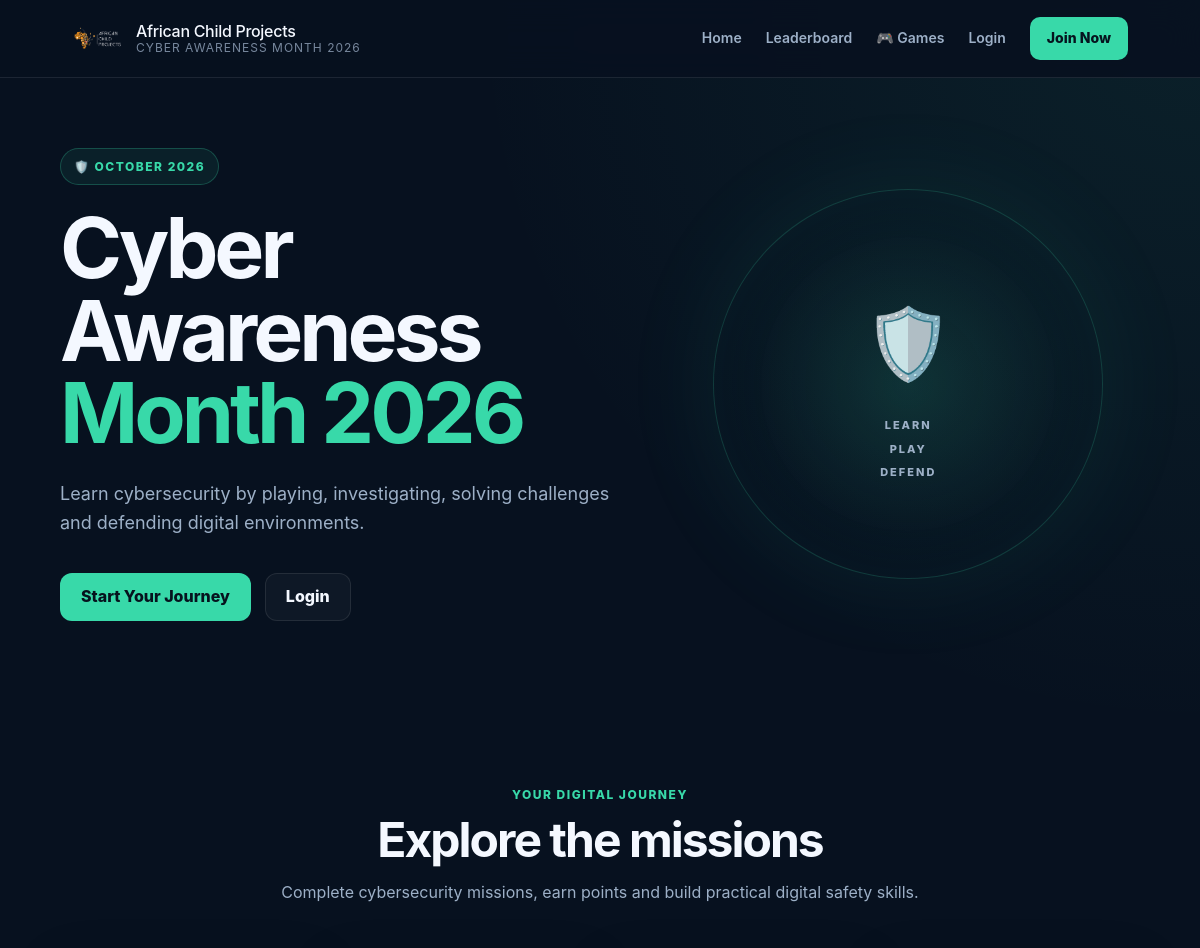
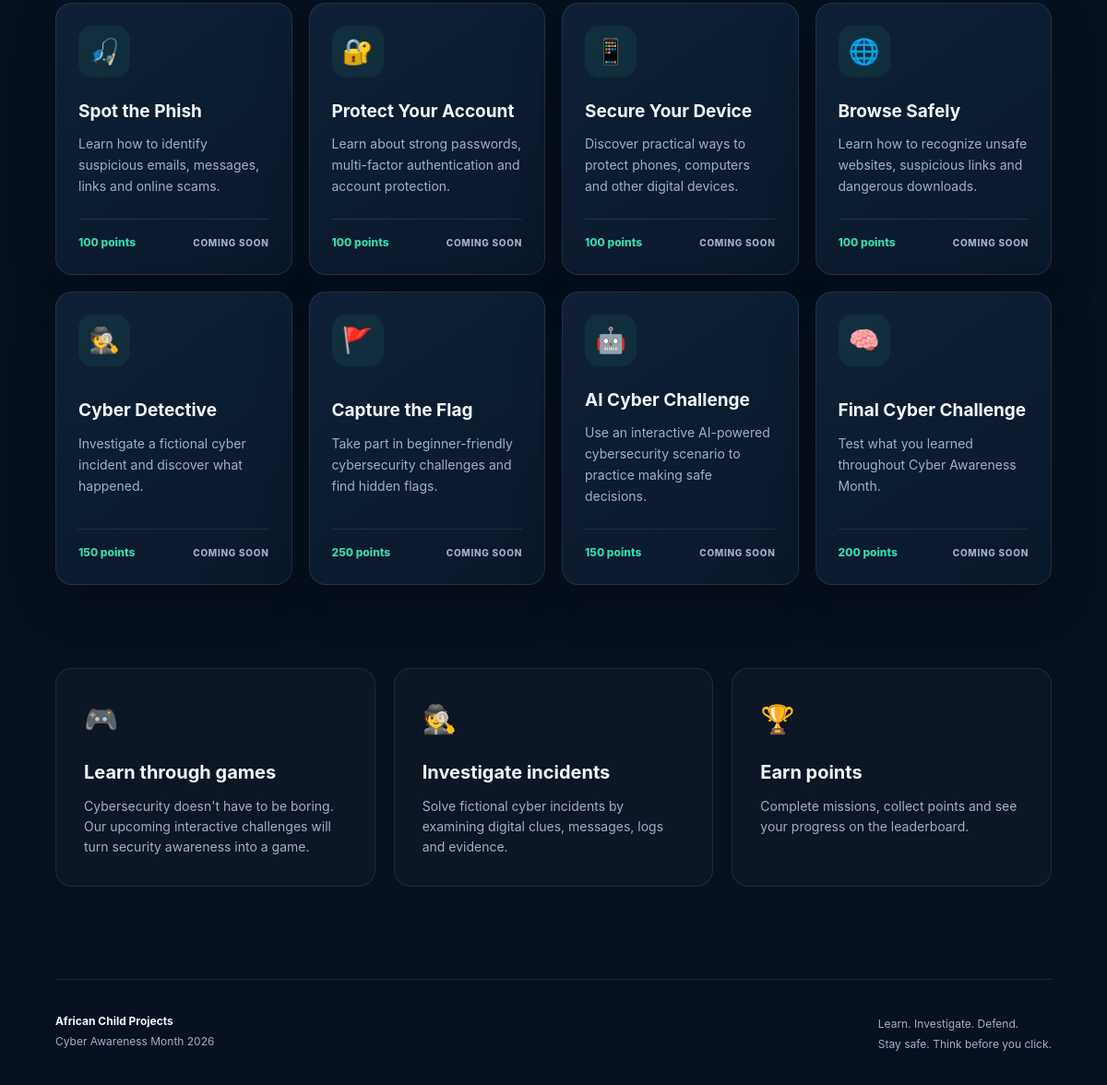
The page / on the database its author committed (2 pictures, top to bottom).
### app.py (models this page shows)
class Mission(db.Model):
    __tablename__ = "missions"
    id = db.Column(db.Integer, primary_key=True)
    name = db.Column(db.String(150), nullable=False)
    slug = db.Column(db.String(150), unique=True, nullable=False)
    description = db.Column(db.Text, nullable=False)
    icon = db.Column(db.String(20), nullable=False, default="🛡️")
    points = db.Column(db.Integer, nullable=False, default=100)
    active = db.Column(db.Boolean, nullable=False, default=True)
    created_at = db.Column(
        db.DateTime,
        nullable=False,
        default=datetime.utcnow
    )
    attempts = db.relationship(
        "MissionAttempt",
        backref="mission",
        lazy=True,
        cascade="all, delete-orphan"
    )

### app.py (the view)
@app.route("/")
def index():
    missions = Mission.query.filter_by(active=True).all()
    return render_template(
        "index.html",
        missions=missions
    )

### templates/index.html (shortened to what this page needs)
{% extends "base.html" %}
{% block content %}
<section class="hero">
    <div class="hero-content">
        <div class="hero-badge">
            🛡️ OCTOBER 2026
        </div>
        <h1>
            Cyber Awareness
            <span>Month 2026</span>
        </h1>
        <p class="hero-subtitle">
            Learn cybersecurity by playing, investigating,
            solving challenges and defending digital environments.
        </p>
        <div class="hero-actions">
            {% if current_user.is_authenticated %}
                <a
                    href="{{ url_for('dashboard') }}"
                    class="button primary"
                >
                    Open My Dashboard
                </a>
            {% else %}
                <a
                    href="{{ url_for('register') }}"
                    class="button primary"
                >
                    Start Your Journey
                </a>
                <a
                    href="{{ url_for('login') }}"
                    class="button secondary"
                >
                    Login
                </a>
            {% endif %}
        </div>
    </div>
    <div class="hero-visual">
        <div class="cyber-orb">
            <div class="orb-icon">
                🛡️
            </div>
            <span class="orb-label">
                LEARN
            </span>
            <span class="orb-label">
                PLAY
            </span>
            <span class="orb-label">
                DEFEND
            </span>
        </div>
    </div>
</section>
<section class="section">
    <div class="section-heading">
        <span class="eyebrow">
            YOUR DIGITAL JOURNEY
        </span>
        <h2>
            Explore the missions
        </h2>
        <p>
            Complete cybersecurity missions, earn points
            and build practical digital safety skills.
        </p>
    </div>
    <div class="mission-grid">
        {% for mission in missions %}
            <article class="mission-card">
                <div class="mission-icon">
                    {{ mission.icon }}
                </div>
                <div>
                    <h3>
                        {{ mission.name }}
                    </h3>
                    <p>
                        {{ mission.description }}
                    </p>
                </div>
                <div class="mission-footer">
                    <span>
                        {{ mission.points }} points
                    </span>
                    <span class="locked-label">
                        Coming soon
                    </span>
                </div>
            </article>
        {% endfor %}
    </div>
</section>
<section class="feature-section">
    <div class="feature-card">
        <span class="feature-icon">
            🎮
        </span>
        <h3>
            Learn through games
        </h3>
        <p>
            Cybersecurity doesn't have to be boring.
            Our upcoming interactive challenges will
            turn security awareness into a game.
        </p>
    </div>
    <div class="feature-card">
        <span class="feature-icon">
            🕵️
        </span>
        <h3>
            Investigate incidents
        </h3>
        <p>
            Solve fictional cyber incidents by examining
            digital clues, messages, logs and evidence.
        </p>
    </div>
    <div class="feature-card">
        <span class="feature-icon">
            🏆
        </span>
        <h3>
            Earn points
        </h3>
        <p>
            Complete missions, collect points and
            see your progress on the leaderboard.
        </p>
    </div>
</section>
{% endblock %}

### templates/base.html (shortened to what this page needs)
<!DOCTYPE html>
<html lang="en">
<head>
<link
    rel="stylesheet"
    href="{{ url_for('static', filename='css/style.css') }}"
>
</head>
<body>
<nav class="navbar">
    <a href="{{ url_for('index') }}" class="brand">
        <img
            src="{{ url_for('static', filename='images/acp-logo.png') }}"
            alt="African Child Projects Logo"
            class="acp-logo"
        >
        <span class="brand-text">
            <strong>African Child Projects</strong>
            <small>Cyber Awareness Month 2026</small>
        </span>
    </a>
    <div class="nav-links">
        <a href="{{ url_for('index') }}">
            Home
        </a>
        <a href="{{ url_for('leaderboard') }}">
            Leaderboard
        </a>
        <a href="{{ url_for('games.games_home') }}">
            🎮 Games
        </a>
        {% if current_user.is_authenticated %}
            <a href="{{ url_for('dashboard') }}">
                Dashboard
            </a>
            <a href="{{ url_for('logout') }}" class="nav-button">
                Logout
            </a>
        {% else %}
            <a href="{{ url_for('login') }}">
                Login
            </a>
            <a href="{{ url_for('register') }}" class="nav-button">
                Join Now
            </a>
        {% endif %}
    </div>
</nav>
<main>
    {% block content %}
    {% endblock %}
</main>
<footer class="footer">
    <div>
        <strong>African Child Projects</strong>
        <p>
            Cyber Awareness Month 2026
        </p>
    </div>
    <div>
        <p>
            Learn. Investigate. Defend.
        </p>
        <p>
            Stay safe. Think before you click.
        </p>
    </div>
</footer>
</body>
</html>

### rows shown on the page
Mission: icon "🎣", name "Spot the Phish", description "Learn how to identify suspicious emails, messages, links and online scams.", points "100"
Mission: icon "🔐", name "Protect Your Account", description "Learn about strong passwords, multi-factor authentication and account protection.", points "100"
Mission: icon "📱", name "Secure Your Device", description "Discover practical ways to protect phones, computers and other digital devices.", points "100"
Mission: icon "🌐", name "Browse Safely", description "Learn how to recognize unsafe websites, suspicious links and dangerous downloads.", points "100"
Mission: icon "🕵️", name "Cyber Detective", description "Investigate a fictional cyber incident and discover what happened.", points "150"
Mission: icon "🚩", name "Capture the Flag", description "Take part in beginner-friendly cybersecurity challenges and find hidden flags.", points "250"
Mission: icon "🤖", name "AI Cyber Challenge", description "Use an interactive AI-powered cybersecurity scenario to practice making safe decisions.", points "150"
Mission: icon "🧠", name "Final Cyber Challenge", description "Test what you learned throughout Cyber Awareness Month.", points "200"
